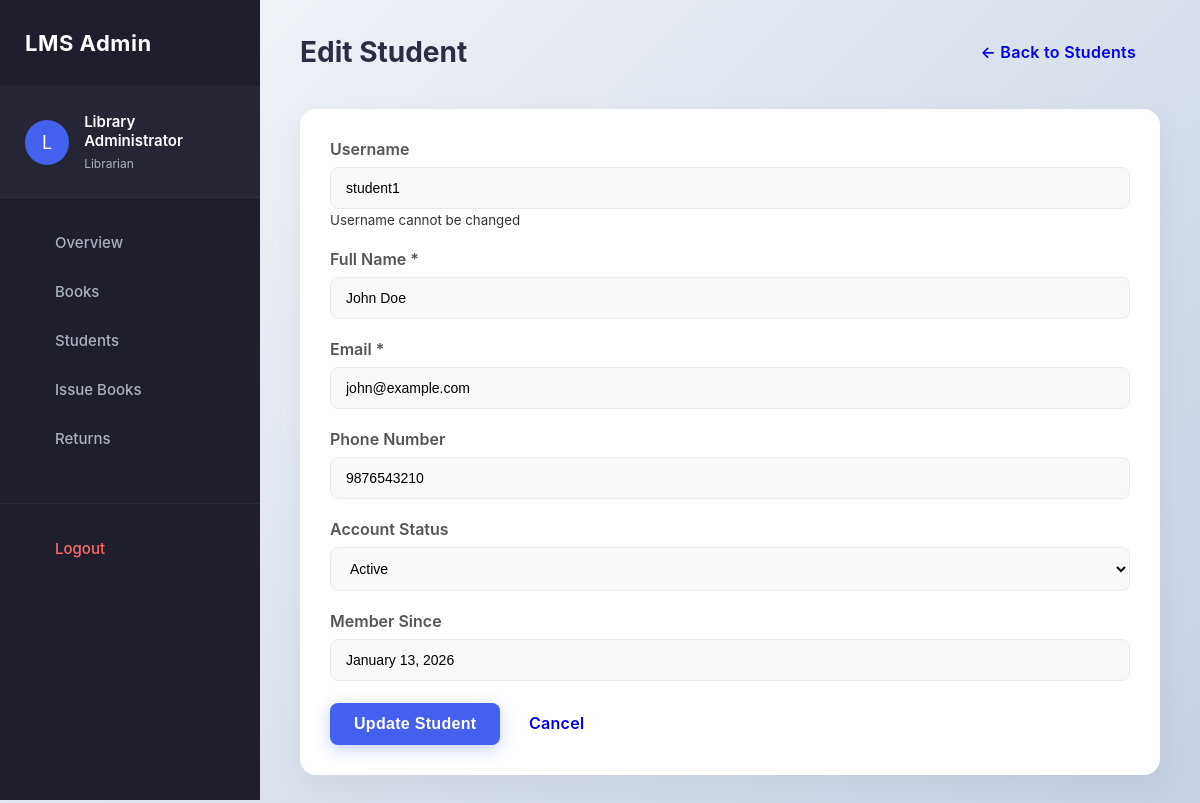
/admin/edit_member.php?id=2 (signed in), run on the app's committed database.
### tables this page shows
CREATE TABLE users (
    id INT AUTO_INCREMENT PRIMARY KEY,
    username VARCHAR(50) UNIQUE NOT NULL,
    password VARCHAR(255) NOT NULL,
    full_name VARCHAR(100) NOT NULL,
    email VARCHAR(100) UNIQUE NOT NULL,
    phone VARCHAR(15),
    role VARCHAR(20) DEFAULT 'member',  
    status VARCHAR(20) DEFAULT 'active',
    reset_token_hash VARCHAR(64) DEFAULT NULL,
    reset_token_expires_at DATETIME DEFAULT NULL,
    created_at TIMESTAMP DEFAULT CURRENT_TIMESTAMP
);

### admin/edit_member.php (the view, shortened to what this page needs)
<?php
require_once '../config/db.php';
$id = $_GET['id'];
$sql = "SELECT * FROM users WHERE id = ? AND role = 'member'";
$stmt = mysqli_prepare($conn, $sql);
mysqli_stmt_bind_param($stmt, "i", $id);
mysqli_stmt_execute($stmt);
$result = mysqli_stmt_get_result($stmt);
$member = mysqli_fetch_assoc($result);
?>
<!DOCTYPE html>
<html lang="en">
<head>
    <link rel="stylesheet" href="../assets/css/style.css">
    <link rel="stylesheet" href="../assets/css/admin.css">
</head>
<body>
    <div class="admin-container">
        <?php include '../includes/admin_sidebar.php'; ?>
        <div class="main-content">
            <div class="content-header">
                <h1>Edit Student</h1>
                <a href="manage_members.php" class="btn">← Back to Students</a>
            </div>
            <div class="card">
                <form method="POST">
                    <div class="form-group">
                        <label for="username">Username</label>
                        <input type="text" id="username" class="form-control"
                               value="<?php echo htmlspecialchars($member['username']); ?>" readonly>
                        <small class="help-text">Username cannot be changed</small>
                    </div>
                    <div class="form-group">
                        <label for="full_name">Full Name *</label>
                        <input type="text" id="full_name" name="full_name" class="form-control"
                               value="<?php echo htmlspecialchars($member['full_name']); ?>" required>
                    </div>
                    <div class="form-row">
                        <div class="form-group">
                            <label for="email">Email *</label>
                            <input type="email" id="email" name="email" class="form-control"
                                   value="<?php echo htmlspecialchars($member['email']); ?>" required>
                        </div>
                        <div class="form-group">
                            <label for="phone">Phone Number</label>
                            <input type="tel" id="phone" name="phone" class="form-control"
                                   value="<?php echo htmlspecialchars($member['phone'] ?? ''); ?>">
                        </div>
                    </div>
                    <div class="form-row">
                        <div class="form-group">
                            <label for="status">Account Status</label>
                            <select id="status" name="status" class="form-control">
                                <option value="active" <?php echo ($member['status'] == 'active') ? 'selected' : ''; ?>>Active</option>
                            </select>
                        </div>
                        <div class="form-group">
                            <label>Member Since</label>
                            <input type="text" class="form-control"
                                   value="<?php echo date('F j, Y', strtotime($member['created_at'])); ?>" readonly>
                        </div>
                    </div>
                    <button type="submit" class="btn btn-primary">Update Student</button>
                    <a href="manage_members.php" class="btn">Cancel</a>
                </form>
            </div>
        </div>
    </div>
</body>
</html>

### assets/css/style.css (style rules this page uses)
* { margin: 0; padding: 0; box-sizing: border-box; }
body { font-family: 'Segoe UI', Tahoma, Geneva, Verdana, sans-serif; background: linear-gradient(135deg, #f5f7fa 0%, #c3cfe2 100%); min-height: 100vh; color: #333; }
.btn { display: inline-block; padding: 10px 20px; border: none; border-radius: 5px; cursor: pointer; font-size: 16px; font-weight: 500; transition: all 0.3s; text-decoration: none; text-align: center; }
.btn-primary { background: #3498db; color: white; }
.card { background: white; border-radius: 10px; box-shadow: 0 4px 15px rgba(0,0,0,0.1); padding: 25px; margin-bottom: 25px; }
.form-group { margin-bottom: 20px; }
.form-group label { display: block; margin-bottom: 8px; font-weight: 600; color: #555; }
.form-control { width: 100%; padding: 12px; border: 2px solid #ddd; border-radius: 6px; font-size: 16px; transition: border 0.3s; }

### assets/css/admin.css (style rules this page uses)
:root { --primary: #4361ee; --primary-hover: #3a53d0; --secondary: #3f37c9; --success: #4cc9f0; --danger: #f72585; --dark: #1e1e2d; --light: #f8f9fa; --gray: #aab2bd; --text: #2b2d42; --shadow: 0 10px 30px rgba(0, 0, 0, 0.05); }
body { background-color: #f3f4f6; font-family: 'Inter', 'Segoe UI', sans-serif; }
.admin-container { display: flex; min-height: 100vh; }
.main-content { flex: 1; margin-left: 260px; padding: 30px 40px; }
.content-header { display: flex; justify-content: space-between; align-items: center; margin-bottom: 35px; }
.content-header h1 { font-size: 28px; color: var(--text); font-weight: 700; }
.card { background: #fff; border-radius: 16px; padding: 30px; box-shadow: var(--shadow); border: none; margin-bottom: 30px; }
.form-control { background: #f8f9fa; border: 1px solid #e9ecef; border-radius: 8px; padding: 12px 15px; font-size: 14px; }
.btn { border-radius: 8px; padding: 12px 24px; font-weight: 600; letter-spacing: 0.3px; transition: all 0.3s; }
.btn-primary { background: var(--primary); box-shadow: 0 4px 15px rgba(67, 97, 238, 0.3); }

### data on the page
users: username "student1", full_name "John Doe", email "john@example.com", phone "9876543210", status "Active", created_at "January 13, 2026"

### other printed values
substr($_SESSION['full_name'] ?? 'A', 0, 1) "L"
$_SESSION['full_name'] "Library Administrator"
